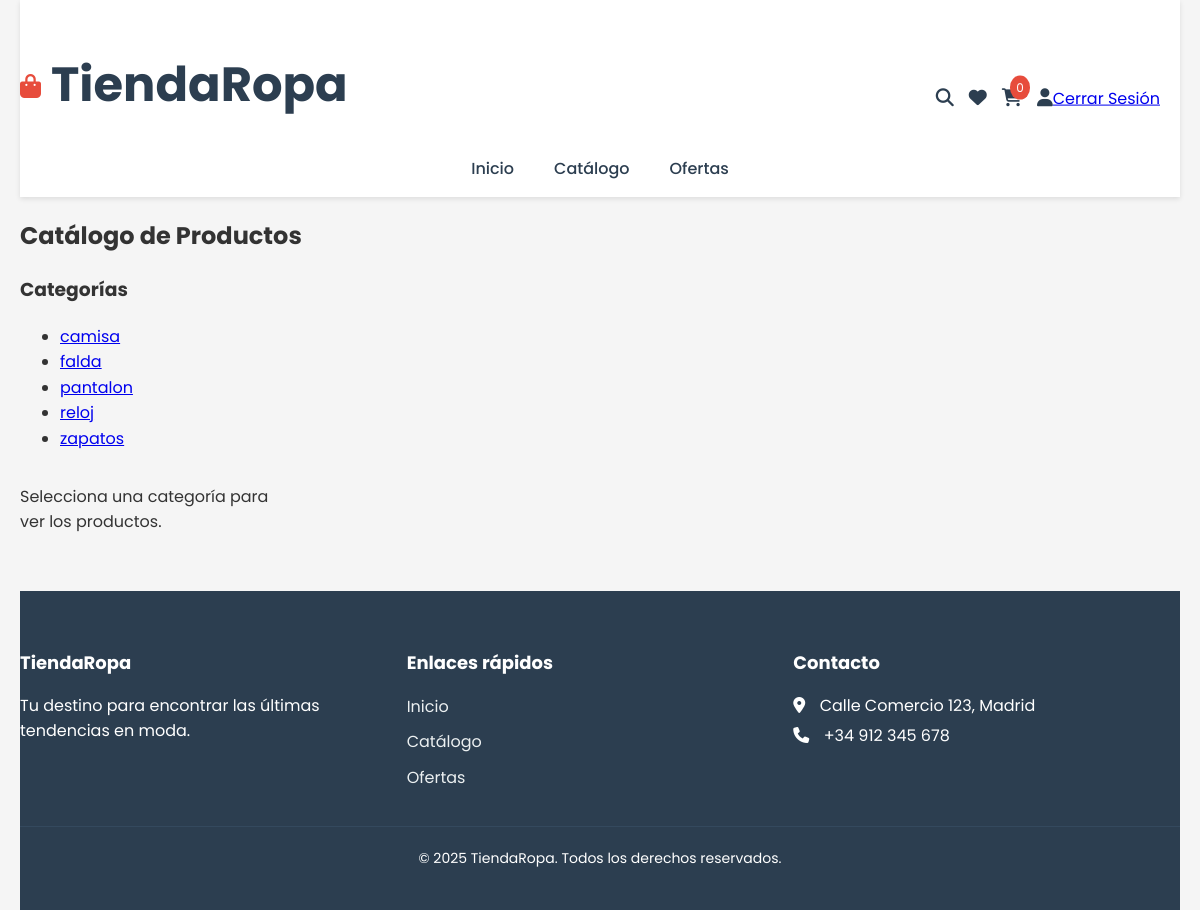
Screenshot of /views/cliente.php?tab=catalogo&categoria=2 (signed in) with the database file from the repository.
### tables this page shows
CREATE TABLE `categorias` (
  `id_categoria` int(11) NOT NULL,
  `nombre` varchar(50) NOT NULL,
  `descripcion` text DEFAULT NULL
);

### db/conexion.php (called while the page is built, shortened)
<?php
class Database {
    private $host = "localhost";
    private $usuario_db = "root";
    private $contrasena_db = "";
    private $nombre_db = "TiendaRopa";
    public function getConnection() {
        try {
            $this->conexion = new PDO(
                "mysql:host=$this->host;dbname=$this->nombre_db;charset=utf8;unix_socket=/tmp/mysql.sock",
                $this->usuario_db,
                $this->contrasena_db
            );
            $this->conexion->setAttribute(PDO::ATTR_ERRMODE, PDO::ERRMODE_EXCEPTION);
            return $this->conexion;
        } catch (PDOException $e) {
            error_log("Error de conexión: " . $e->getMessage() . " | Host: $this->host | DB: $this->nombre_db | User: $this->usuario_db");
            throw new Exception("Error de conexión a la base de datos: " . $e->getMessage());
        }
    }
}
?>

### controller/ClienteController.php (called while the page is built, shortened)
<?php
require_once '../db/conexion.php';
class ClienteController {
    private $db;
    public function __construct($db) {
        $this->db = $db;
    }
    public function getCategorias() {
        $query = "SELECT id_categoria, nombre FROM Categorias ORDER BY nombre ASC";
        $stmt = $this->db->prepare($query);
        $stmt->execute();
        return $stmt->fetchAll(PDO::FETCH_ASSOC);
    }
    public function getCartCount($clienteId) {
        $query = "SELECT SUM(cantidad) as total FROM Carrito WHERE id_usuario = :clienteId";
        $stmt = $this->db->prepare($query);
        $stmt->execute(['clienteId' => $clienteId]);
        $result = $stmt->fetch(PDO::FETCH_ASSOC);
        return $result['total'] ?? 0;
    }
}

### views/cliente.php (the view, shortened to what this page needs)
<?php
require_once '../controller/ClienteController.php';
$db = new Database();
$controller = new ClienteController($db->getConnection());
$categorias = $controller->getCategorias();
$productosDestacados = $controller->getProductosDestacados();
$historialPedidos = $controller->getHistorialPedidos($_SESSION['usuario_id']);
$cart_count = $controller->getCartCount($_SESSION['usuario_id']);
$tab = isset($_GET['tab']) ? $_GET['tab'] : 'inicio';
$productosPorCategoria = [];
if ($tab === 'catalogo' && isset($_GET['categoria'])) {
    $id_categoria = (int)$_GET['categoria'];
    $productosPorCategoria = $controller->getProductosPorCategoria($id_categoria);
}
?>
<!DOCTYPE html>
<html lang="es">
<head>
    <link rel="stylesheet" href="../assets/css/normalize.css">
    <link rel="stylesheet" href="../assets/css/tienda.css">
    <link rel="stylesheet" href="../assets/css/cliente.css">
    <link rel="stylesheet" href="https://cdnjs.cloudflare.com/ajax/libs/font-awesome/6.4.0/css/all.min.css">
</head>
<body>
    <div class="container">
        <header class="header">
            <div class="logo">
                <i class="fas fa-shopping-bag"></i>
                <h1>TiendaRopa</h1>
            </div>
            <nav class="nav">
                <ul>
                    <li><a href="cliente.php?tab=inicio" class="<?php echo $tab === 'inicio' ? 'active' : ''; ?>">Inicio</a></li>
                    <li><a href="cliente.php?tab=catalogo" class="<?php echo $tab === 'catalogo' ? 'active' : ''; ?>">Catálogo</a></li>
                    <li><a href="cliente.php?action=ofertas">Ofertas</a></li>
                </ul>
            </nav>
            <div class="user-actions">
                <a href="#" class="icon-link" id="search-toggle"><i class="fas fa-search"></i></a>
                <a href="favoritos.php" class="icon-link"><i class="fas fa-heart"></i></a>
                <a href="carrito.php" class="icon-link cart-icon">
                    <i class="fas fa-shopping-cart"></i>
                    <span class="badge"><?php echo $cart_count; ?></span>
                </a>
                <a href="perfil.php" class="icon-link"><i class="fas fa-user"></i></a>
                <a href="../controller/logout.php">Cerrar Sesión</a>
            </div>
        </header>
        <main>
            <?php if ($tab === 'inicio'): ?>
                <section class="featured-products">
                    <h2>Productos Destacados</h2>
                    <div class="products-grid">
                        <?php foreach ($productosDestacados as $producto): ?>
                            <div class="product-card">
                                <img src="<?php echo htmlspecialchars($producto['imagen_url']); ?>" alt="<?php echo htmlspecialchars($producto['nombre']); ?>">
                                <h3><?php echo htmlspecialchars($producto['nombre']); ?></h3>
                                <p><?php echo htmlspecialchars($producto['descripcion']); ?></p>
                                <p class="price"><?php echo number_format($producto['precio'], 2); ?>€</p>
                                <p class="rating">
                                    Calificación: <?php echo $producto['promedio_calificacion'] ? number_format($producto['promedio_calificacion'], 1) : 'Sin reseñas'; ?>
                                    <i class="fas fa-star"></i>
                                </p>
                                <button class="btn btn-primary add-to-cart" data-product-id="<?php echo $producto['id_producto']; ?>">Añadir al Carrito</button>
                                <button class="btn btn-secondary add-to-wishlist" data-product-id="<?php echo $producto['id_producto']; ?>">Añadir a Favoritos</button>
                                <div class="review-form">
                                    <h4>Deja tu Reseña</h4>
                                    <form class="review-form-<?php echo $producto['id_producto']; ?>" data-product-id="<?php echo $producto['id_producto']; ?>">
                                        <div class="form-group">
                                            <label for="rating-<?php echo $producto['id_producto']; ?>">Calificación (1-5):</label>
                                            <input type="number" id="rating-<?php echo $producto['id_producto']; ?>" name="rating" min="1" max="5" required>
                                        </div>
                                        <div class="form-group">
                                            <label for="comment-<?php echo $producto['id_producto']; ?>">Comentario:</label>
                                            <textarea id="comment-<?php echo $producto['id_producto']; ?>" name="comment" required></textarea>
                                        </div>
                                        <button type="submit" class="btn btn-primary">Enviar Reseña</button>
                                    </form>
                                </div>
                                <div class="reviews">
                                    <h4>Reseñas</h4>
                                    <?php
                                    $reseñasProducto = $controller->getResenasPorProducto($producto['id_producto']);
                                    if (empty($reseñasProducto)) {
                                        echo '<p>No hay reseñas para este producto.</p>';
                                    } else {
                                        foreach ($reseñasProducto as $reseña) {
                                            echo '<div class="review">';
                                            echo '<p><strong>Calificación:</strong> ' . htmlspecialchars($reseña['calificacion']) . ' <i class="fas fa-star"></i></p>';
                                            echo '<p>' . htmlspecialchars($reseña['comentario']) . '</p>';
                                            echo '<p><small>Por usuario #' . htmlspecialchars($reseña['id_usuario']) . ' el ' . htmlspecialchars($reseña['fecha_resena']) . '</small></p>';
                                            echo '</div>';
                                        }
                                    }
                                    ?>
                                </div>
                            </div>
                        <?php endforeach; ?>
                    </div>
                </section>
                <section class="order-history">
                    <h2>Historial de Pedidos</h2>
                    <?php if (empty($historialPedidos)): ?>
                        <p>No tienes pedidos recientes.</p>
                    <?php else: ?>
                        <table class="order-table">
                            <thead>
                                <tr>
                                    <th>ID Pedido</th>
                                    <th>Fecha</th>
                                    <th>Total</th>
                                    <th>Estado</th>
                                </tr>
                            </thead>
                            <tbody>
                                <?php foreach ($historialPedidos as $pedido): ?>
                                    <tr>
                                        <td><?php echo htmlspecialchars($pedido['id_pedido']); ?></td>
                                        <td><?php echo htmlspecialchars($pedido['fecha_pedido']); ?></td>
                                        <td><?php echo number_format($pedido['total'], 2); ?>€</td>
                                        <td><?php echo htmlspecialchars($pedido['estado']); ?></td>
                                    </tr>
                                <?php endforeach; ?>
                            </tbody>
                        </table>
                    <?php endif; ?>
                </section>
            <?php elseif ($tab === 'catalogo'): ?>
                <section class="catalog">
                    <h2>Catálogo de Productos</h2>
                    <div class="categories">
                        <h3>Categorías</h3>
                        <ul>
                            <?php foreach ($categorias as $categoria): ?>
                                <li>
                                    <a href="cliente.php?tab=catalogo&categoria=<?php echo $categoria['id_categoria']; ?>" class="<?php echo isset($_GET['categoria']) && $_GET['categoria'] == $categoria['id_categoria'] ? 'active' : ''; ?>">
                                        <?php echo htmlspecialchars($categoria['nombre']); ?>
                                    </a>
                                </li>
                            <?php endforeach; ?>
                        </ul>
                    </div>
                    <div class="products-grid">
                        <?php if (empty($productosPorCategoria)): ?>
                            <p>Selecciona una categoría para ver los productos.</p>
                        <?php endif; ?>
                    </div>
                </section>
            <?php endif; ?>
        </main>
        <footer class="footer">
            <div class="footer-content">
                <div class="footer-section">
                    <h3>TiendaRopa</h3>
                    <p>Tu destino para encontrar las últimas tendencias en moda.</p>
                </div>
                <div class="footer-section">
                    <h3>Enlaces rápidos</h3>
                    <ul>
                        <li><a href="cliente.php?tab=inicio">Inicio</a></li>
                        <li><a href="cliente.php?tab=catalogo">Catálogo</a></li>
                        <li><a href="cliente.php?action=ofertas">Ofertas</a></li>
                    </ul>
                </div>
                <div class="footer-section">
                    <h3>Contacto</h3>
                    <p><i class="fas fa-map-marker-alt"></i> Calle Comercio 123, Madrid</p>
                    <p><i class="fas fa-phone"></i> +34 912 345 678</p>
                </div>
            </div>
            <div class="footer-bottom">
                <p>© 2025 TiendaRopa. Todos los derechos reservados.</p>
            </div>
        </footer>
    </div>
</body>
</html>

### assets/css/tienda.css (style rules this page uses)
* { box-sizing: border-box; }
body { font-family: 'Poppins', sans-serif; background-color: #f5f5f5; color: #333; line-height: 1.6; }
.container { max-width: 1200px; margin: 0 auto; padding: 0 20px; }
.header { background-color: #fff; box-shadow: 0 2px 5px rgba(0, 0, 0, 0.1); padding: 15px 0; position: sticky; top: 0; z-index: 1000; }
.header .logo { display: flex; align-items: center; font-size: 24px; font-weight: 700; color: #2c3e50; }
.header .logo i { margin-right: 10px; color: #e74c3c; }
.nav ul { list-style: none; padding: 0; margin: 0; display: flex; justify-content: center; }
.nav ul li { margin: 0 20px; }
.nav ul li a { text-decoration: none; color: #2c3e50; font-weight: 500; transition: color 0.3s; }
.user-actions { display: flex; align-items: center; position: absolute; right: 20px; top: 50%; transform: translateY(-50%); }
.user-actions .icon-link { margin-left: 15px; color: #2c3e50; text-decoration: none; font-size: 18px; position: relative; }
.user-actions .badge { position: absolute; top: -8px; right: -8px; background-color: #e74c3c; color: #fff; border-radius: 50%; padding: 2px 6px; font-size: 12px; }
.footer { background-color: #2c3e50; color: #fff; padding: 40px 0; margin-top: 40px; }
.footer-content { display: flex; justify-content: space-between; flex-wrap: wrap; }
.footer-section { flex: 1; min-width: 200px; margin-bottom: 20px; }
.footer-section h3 { font-size: 18px; margin-bottom: 15px; }
.footer-section p { margin: 5px 0; }
.footer-section ul { list-style: none; padding: 0; }
.footer-section ul li { margin-bottom: 10px; }
.footer-section ul li a { color: #ecf0f1; text-decoration: none; }
.footer-section p i { margin-right: 10px; }
.footer-bottom { text-align: center; padding-top: 20px; border-top: 1px solid #34495e; }
.footer-bottom p { margin: 0; font-size: 14px; }

### assets/css/cliente.css (style rules this page uses)
.products-grid { display: grid; grid-template-columns: repeat(auto-fill, minmax(250px, 1fr)); gap: 20px; }

### rows the page displays
categorias: nombre "camisa"
categorias: nombre "falda"
categorias: nombre "pantalon"
categorias: nombre "reloj"
categorias: nombre "zapatos"

### other values shown
$cart_count "0"
